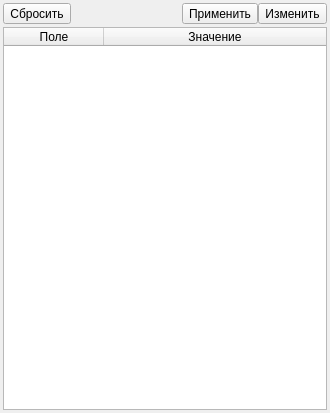
<?xml version="1.0" encoding="UTF-8"?>
<ui version="4.0">
 <class>ModifyPanel</class>
 <widget class="QWidget" name="ModifyPanel">
  <property name="geometry">
   <rect>
    <x>0</x>
    <y>0</y>
    <width>330</width>
    <height>413</height>
   </rect>
  </property>
  <property name="windowTitle">
   <string>Form</string>
  </property>
  <layout class="QGridLayout" name="gridLayout">
   <property name="leftMargin">
    <number>3</number>
   </property>
   <property name="topMargin">
    <number>3</number>
   </property>
   <property name="rightMargin">
    <number>3</number>
   </property>
   <property name="bottomMargin">
    <number>3</number>
   </property>
   <property name="spacing">
    <number>3</number>
   </property>
   <item row="1" column="0" colspan="3">
    <widget class="QTableWidget" name="fieldsTableWidget">
     <property name="contextMenuPolicy">
      <enum>Qt::ActionsContextMenu</enum>
     </property>
     <property name="editTriggers">
      <set>QAbstractItemView::AnyKeyPressed|QAbstractItemView::DoubleClicked|QAbstractItemView::EditKeyPressed|QAbstractItemView::SelectedClicked</set>
     </property>
     <property name="tabKeyNavigation">
      <bool>false</bool>
     </property>
     <property name="alternatingRowColors">
      <bool>true</bool>
     </property>
     <property name="selectionMode">
      <enum>QAbstractItemView::SingleSelection</enum>
     </property>
     <property name="selectionBehavior">
      <enum>QAbstractItemView::SelectRows</enum>
     </property>
     <property name="rowCount">
      <number>0</number>
     </property>
     <property name="columnCount">
      <number>2</number>
     </property>
     <attribute name="horizontalHeaderStretchLastSection">
      <bool>true</bool>
     </attribute>
     <attribute name="verticalHeaderVisible">
      <bool>false</bool>
     </attribute>
     <attribute name="verticalHeaderDefaultSectionSize">
      <number>19</number>
     </attribute>
     <column>
      <property name="text">
       <string>Поле</string>
      </property>
     </column>
     <column>
      <property name="text">
       <string>Значение</string>
      </property>
     </column>
    </widget>
   </item>
   <item row="0" column="0" colspan="3">
    <widget class="QWidget" name="buttonsPanel" native="true">
     <property name="minimumSize">
      <size>
       <width>0</width>
       <height>0</height>
      </size>
     </property>
     <layout class="QHBoxLayout" name="horizontalLayout">
      <property name="spacing">
       <number>0</number>
      </property>
      <property name="leftMargin">
       <number>0</number>
      </property>
      <property name="topMargin">
       <number>0</number>
      </property>
      <property name="rightMargin">
       <number>0</number>
      </property>
      <property name="bottomMargin">
       <number>0</number>
      </property>
      <item>
       <widget class="QToolButton" name="tbCancel">
        <property name="toolTip">
         <string>Отменить изменения</string>
        </property>
        <property name="text">
         <string>Сбросить</string>
        </property>
        <property name="icon">
         <iconset resource="../resources/tracks.qrc">
          <normaloff>:/images/cancel.png</normaloff>:/images/cancel.png</iconset>
        </property>
        <property name="toolButtonStyle">
         <enum>Qt::ToolButtonTextBesideIcon</enum>
        </property>
       </widget>
      </item>
      <item>
       <spacer name="horizontalSpacer">
        <property name="orientation">
         <enum>Qt::Horizontal</enum>
        </property>
        <property name="sizeHint" stdset="0">
         <size>
          <width>40</width>
          <height>20</height>
         </size>
        </property>
       </spacer>
      </item>
      <item>
       <widget class="QToolButton" name="tbApply">
        <property name="toolTip">
         <string>Применить изменения</string>
        </property>
        <property name="text">
         <string>Применить</string>
        </property>
        <property name="icon">
         <iconset resource="../resources/tracks.qrc">
          <normaloff>:/images/ok.png</normaloff>:/images/ok.png</iconset>
        </property>
        <property name="toolButtonStyle">
         <enum>Qt::ToolButtonTextBesideIcon</enum>
        </property>
       </widget>
      </item>
      <item>
       <widget class="QToolButton" name="tbEdit">
        <property name="text">
         <string>Изменить</string>
        </property>
        <property name="icon">
         <iconset resource="../resources/tracks.qrc">
          <normaloff>:/images/edit.png</normaloff>:/images/edit.png</iconset>
        </property>
        <property name="toolButtonStyle">
         <enum>Qt::ToolButtonTextBesideIcon</enum>
        </property>
       </widget>
      </item>
     </layout>
    </widget>
   </item>
  </layout>
  <action name="actionApplyChanges">
   <property name="icon">
    <iconset resource="../resources/tracks.qrc">
     <normaloff>:/images/filesave.png</normaloff>:/images/filesave.png</iconset>
   </property>
   <property name="text">
    <string>Применить все изменения к выделенным запросам</string>
   </property>
   <property name="shortcut">
    <string>Ctrl+Return</string>
   </property>
   <property name="shortcutContext">
    <enum>Qt::WidgetWithChildrenShortcut</enum>
   </property>
  </action>
  <action name="actionRevertChanges">
   <property name="icon">
    <iconset resource="../resources/tracks.qrc">
     <normaloff>:/images/cancel.png</normaloff>:/images/cancel.png</iconset>
   </property>
   <property name="text">
    <string>Отменить все изменения</string>
   </property>
   <property name="shortcut">
    <string>Shift+Backspace</string>
   </property>
   <property name="shortcutContext">
    <enum>Qt::WidgetWithChildrenShortcut</enum>
   </property>
  </action>
  <action name="actionRepeatChanges">
   <property name="icon">
    <iconset resource="../resources/tracks.qrc">
     <normaloff>:/images/refresh-24.png</normaloff>:/images/refresh-24.png</iconset>
   </property>
   <property name="text">
    <string>Повторить предыдущие изменения</string>
   </property>
   <property name="toolTip">
    <string>Повторить предыдущие изменения</string>
   </property>
   <property name="shortcut">
    <string>F4</string>
   </property>
   <property name="shortcutContext">
    <enum>Qt::WidgetWithChildrenShortcut</enum>
   </property>
  </action>
  <action name="actionRevertField">
   <property name="text">
    <string>Отменить изменение в поле</string>
   </property>
   <property name="shortcut">
    <string>Ctrl+Z</string>
   </property>
   <property name="shortcutContext">
    <enum>Qt::WidgetWithChildrenShortcut</enum>
   </property>
  </action>
  <action name="actionClearField">
   <property name="text">
    <string>Очистить поле</string>
   </property>
   <property name="shortcut">
    <string>Del</string>
   </property>
   <property name="shortcutContext">
    <enum>Qt::WidgetWithChildrenShortcut</enum>
   </property>
  </action>
  <action name="actionEdit">
   <property name="icon">
    <iconset resource="../resources/tracks.qrc">
     <normaloff>:/images/edit.png</normaloff>:/images/edit.png</iconset>
   </property>
   <property name="text">
    <string>Изменить</string>
   </property>
   <property name="shortcut">
    <string>F2</string>
   </property>
  </action>
 </widget>
 <resources>
  <include location="../resources/tracks.qrc"/>
  <include location="../resources/tracks.qrc"/>
 </resources>
 <connections/>
</ui>
